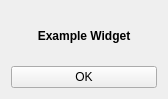
<?xml version="1.0" encoding="UTF-8"?>
<ui version="4.0">
 <class>ExampleWidgetForm</class>
 <widget class="QWidget" name="ExampleWidgetForm">
  <property name="geometry">
   <rect>
    <x>0</x>
    <y>0</y>
    <width>168</width>
    <height>99</height>
   </rect>
  </property>
  <layout class="QVBoxLayout" name="verticalLayout">
   <item>
    <widget class="QLabel" name="label">
     <property name="font">
      <font>
       <bold>true</bold>
      </font>
     </property>
     <property name="text">
      <string>Example Widget</string>
     </property>
     <property name="alignment">
      <set>Qt::AlignCenter</set>
     </property>
    </widget>
   </item>
   <item>
    <widget class="QPushButton" name="pushButton">
     <property name="text">
      <string>OK</string>
     </property>
    </widget>
   </item>
  </layout>
 </widget>
 <resources/>
 <connections/>
</ui>
